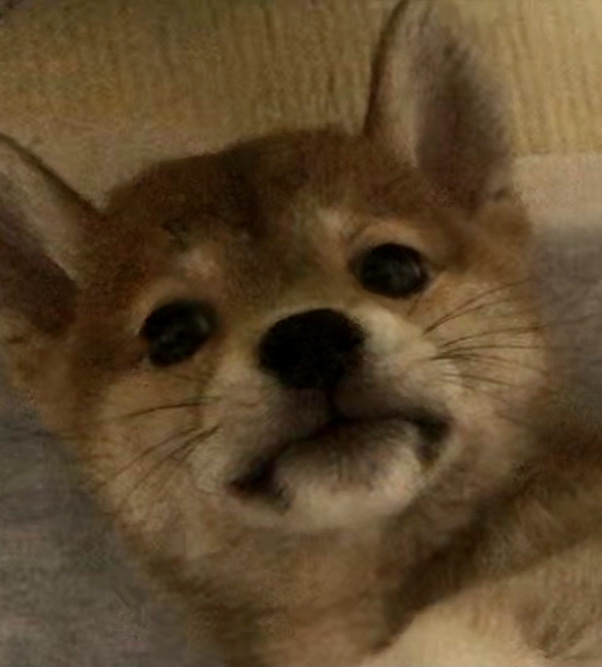
//> input picture cpp/inu.jpg, 602 x 667 px
$ ./main inu.jpg   (built with g++ and OpenCV 4)
//> lines starting //> are read from the running program, lines starting //| are printed output that depends on the picture
#include <iostream>
#include <vector>
#include <string>
#include <numeric>
#include <opencv2/opencv.hpp>

namespace cvu
{
    cv::Mat contrast_limited_adaptive_histogram_equalization(const cv::Mat_<uchar> &src, cv::Size tile = cv::Size(8, 8), float clip_limit = 2.f)
    {
        cv::Mat_<uchar> dest = cv::Mat_<uchar>::zeros(src.size());
        cv::Mat_<uchar> src_ex;
        {
            const cv::Size remain = cv::Size(src.cols % tile.width, src.rows % tile.height);
            int bottom_ex = remain.height > 0 ? tile.height - remain.height : 0;
            int right_ex = remain.width > 0 ? tile.width - remain.width : 0;
            cv::copyMakeBorder(src, src_ex, 0, bottom_ex, 0, right_ex, cv::BORDER_REFLECT101);
        }
        cv::Size tile_size = cv::Size(src_ex.cols / tile.width, src_ex.rows / tile.height);
        int clip_limit_i = static_cast<int>((clip_limit * tile_size.area()) / 256);
        clip_limit_i = std::max(clip_limit_i, 1);
        std::cout << clip_limit_i << "\n";

        std::vector<std::array<int, 256>> hist_vec;

        // calculate histogram on each tiles.
        for (int y = 0; y < src_ex.rows; y += tile_size.height)
        {
            for (int x = 0; x < src_ex.cols; x += tile_size.width)
            {
                std::array<int, 256> hist{};
                for (int ty = 0; ty < tile_size.height; ty++)
                {
                    for (int tx = 0; tx < tile_size.width; tx++)
                    {
                        hist.at(src_ex(y + ty, x + tx))++;
                    }
                }
                hist_vec.emplace_back(hist);
            }
        }
        // redistribute clipped pixels.
        if(clip_limit>0)
        for (auto &hist : hist_vec)
        {
            int total = 0;
            for (int i = 0; i < hist.size(); i++)
            {
                if (hist.at(i) > clip_limit_i)
                {
                    total += hist.at(i) - clip_limit_i;
                    hist.at(i) = clip_limit_i;
                }
            }
            const int n = total / hist.size();
            for (int i = 0; i < hist.size(); i++)
            {
                hist.at(i) += n;
            }
            int m = total - n * hist.size();
            if (m != 0)
            {
                const int step = std::max((int)hist.size() / m, 1);
                for (int i = 0; i < hist.size() && m > 0; i += step, m--)
                {
                    hist.at(i)++;
                }
            }
        }

        // calculate look up table
        std::vector<std::array<int, 256>> lut_vec;
        for (auto &hist : hist_vec)
        {
            int acc = 0;
            std::array<int, 256> lut{};
            for (int i = 0; i < hist.size(); i++)
            {
                acc += hist.at(i);
                lut.at(i) = cv::saturate_cast<uchar>(((hist.size() - 1.f) * acc) / tile_size.area());
            }
            lut_vec.emplace_back(lut);
        }

        // bilinear interpolation
        for (int y = 0; y < src_ex.rows; y++)
        {
            for (int x = 0; x < src_ex.cols; x++)
            {
                const cv::Point p(x, y);
                if (p.x < src.cols && p.y < src.rows)
                {
                    float vx = ((float)p.x) / tile_size.width - 0.5f;
                    int left = std::floor(vx);
                    int right = left + 1;
                    float ax = vx - left;
                    float bx = 1.f - ax;
                    right = std::min(right, tile.width - 1);
                    left = std::max(left, 0);

                    float vy = ((float)p.y) / tile_size.height - 0.5f;
                    int top = std::floor(vy);
                    int bottom = top + 1;
                    float ay = vy - top;
                    float by = 1.f - ay;
                    bottom = std::min(bottom, tile.height - 1);
                    top = std::max(top, 0);

                    const auto top_left = lut_vec[top * tile.width + left];
                    const auto top_right = lut_vec[top * tile.width + right];
                    const auto bottom_left = lut_vec[bottom * tile.width + left];
                    const auto bottom_right = lut_vec[bottom * tile.width + right];

                    const auto i = src_ex(p);
                    const float pixf = (top_right.at(i) * ax + top_left.at(i) * bx) * by + (bottom_right.at(i) * ax + bottom_left.at(i) * bx) * ay;
                    dest(p) = cv::saturate_cast<uchar>(pixf);
                }
            }
        }
        return dest;
    } // contrast_limited_adaptive_histogram_equalization
    const auto clahe = contrast_limited_adaptive_histogram_equalization;
} // namespace

int main(int argc, char **argv)
{
    const std::string path = argv[1];
    cv::Mat_<uchar> src = cv::imread(path, cv::IMREAD_GRAYSCALE);
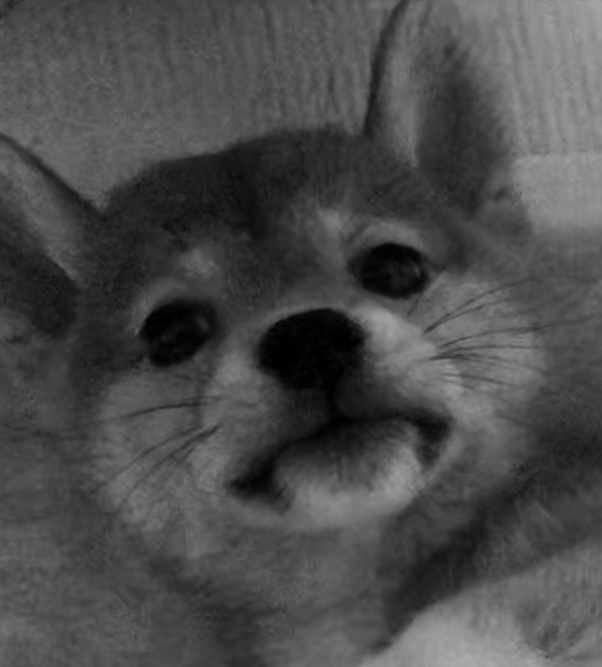
//> src: 667 rows x 602 cols, CV_8UC1; min 0, max 171, mean 74.9

    cv::Ptr<cv::CLAHE> clahe = cv::createCLAHE(4, cv::Size(8, 8));
    cv::Mat dest_cv;
    clahe->apply(src, dest_cv);
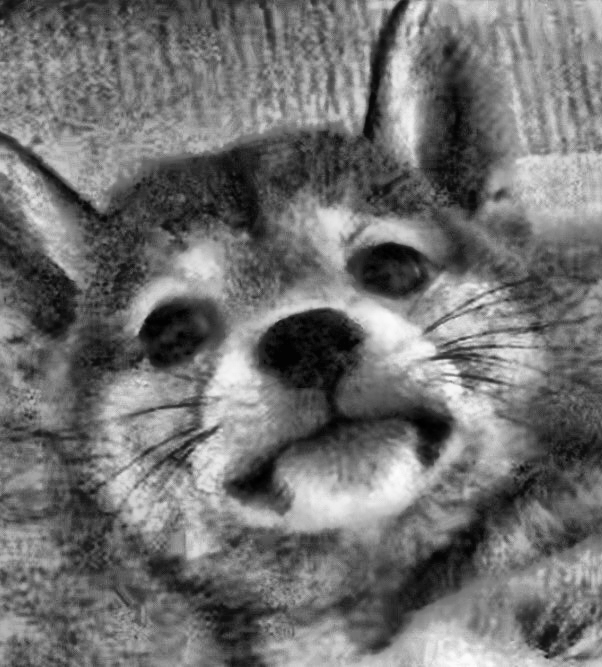
//> dest_cv: 667 rows x 602 cols, CV_8UC1; min 0, max 252, mean 113.2

    cv::Mat dest = cvu::clahe(src, cv::Size(8,8), 4);
//> in contrast_limited_adaptive_histogram_equalization, `const cv::Size remain = cv::Size(src.cols % tile.width, src.rows % til..`: remain = Size(2, 3)
//> in contrast_limited_adaptive_histogram_equalization, `int bottom_ex = remain.height > 0 ? tile.height - remain.height : 0;`: bottom_ex = 5
//> in contrast_limited_adaptive_histogram_equalization, `int right_ex = remain.width > 0 ? tile.width - remain.width : 0;`: right_ex = 6
//> in contrast_limited_adaptive_histogram_equalization, `cv::Size tile_size = cv::Size(src_ex.cols / tile.width, src_ex.rows / ..`: tile_size = Size(76, 84)
//> in contrast_limited_adaptive_histogram_equalization, `int clip_limit_i = static_cast<int>((clip_limit * tile_size.area()) / ..`: clip_limit_i = 99
//| 99
//> after the loop in contrast_limited_adaptive_histogram_equalization, `for (int y = 0; y < src_ex.rows; y += tile_size.height)`: hist_vec = 64 items
//> the loop in contrast_limited_adaptive_histogram_equalization, `for (auto &hist : hist_vec)` made 64 passes
//> (total, n, step) on passes 1 to 12: (2745, 10, 1), (3389, 13, 4), (3616, 14, 8), (3892, 15, 4), (3274, 12, 1), (897, 3, 1), (1742, 6, 1), (3466, 13, 1), (3139, 12, 3), (3913, 15, 3), (2972, 11, 1), (1901, 7, 2)
//> (n, step) on passes 61 to 64: (7, 1), (1, 3), (1, 6), (7, 1)
//> the loop in contrast_limited_adaptive_histogram_equalization, `for (auto &hist : hist_vec)` made 64 passes

    cv::imshow("src", src);
    cv::imshow("dest", dest);
    cv::imshow("dest_cv", dest_cv);

    cv::Mat diff;
    cv::absdiff(dest, dest_cv, diff);
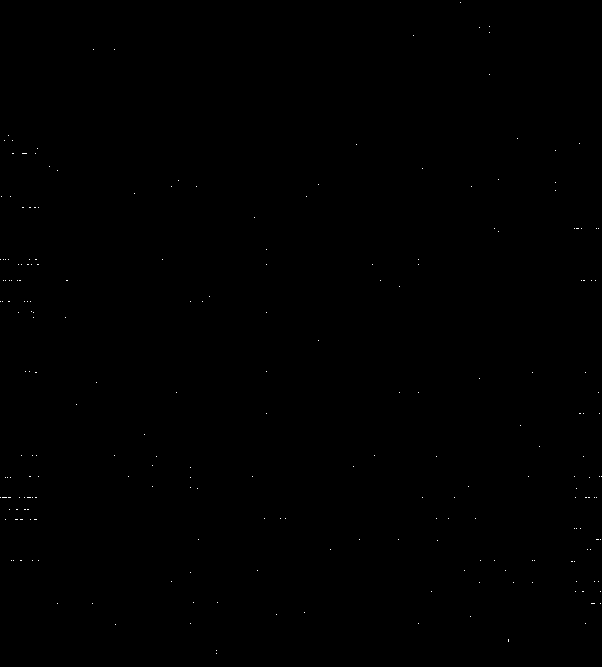
//> diff: 667 rows x 602 cols, CV_8UC1; values 0 (black) and 1 (white), 0.07% white in thin lines or dots
    cv::imshow("diff", diff * 10);
    cv::imwrite("dest.png", dest);
    cv::imwrite("dest_cv.png", dest_cv);
    cv::waitKey();
    return 0;
}
